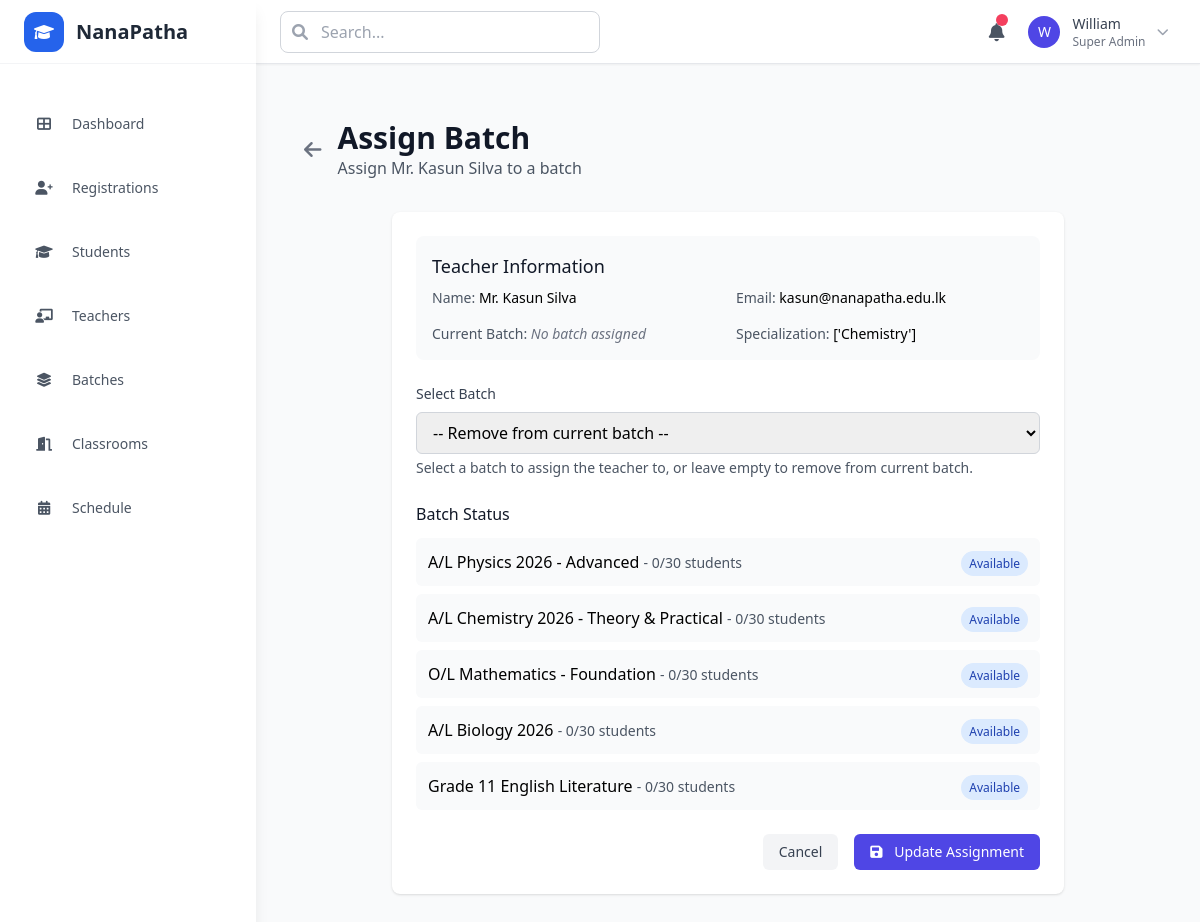
The app's page /admin/teachers/2/assign-batch with its own data.
### models.py (models this page shows)
class User(db.Model):
    __tablename__ = 'users'
    id = db.Column(db.Integer, primary_key=True)
    name = db.Column(db.String(255), nullable=False)
    email = db.Column(db.String(255), unique=True, nullable=False)
    phone = db.Column(db.String(20))
    password_hash = db.Column(db.String(255))
    temp_password = db.Column(db.String(255))
    role = db.Column(db.Enum('student', 'teacher', 'admin', name='user_roles'), nullable=False)
    status = db.Column(db.Enum('pending', 'active', 'inactive', name='user_status'), default='pending')
    created_at = db.Column(db.DateTime, default=datetime.utcnow)
    updated_at = db.Column(db.DateTime, default=datetime.utcnow, onupdate=datetime.utcnow)
    student_profile = db.relationship('StudentProfile', backref='user', uselist=False, cascade='all, delete-orphan')
    teacher_profile = db.relationship('TeacherProfile', backref='user', uselist=False, cascade='all, delete-orphan')

class TeacherProfile(db.Model):
    __tablename__ = 'teacher_profiles'
    id = db.Column(db.Integer, primary_key=True)
    user_id = db.Column(db.Integer, db.ForeignKey('users.id'), nullable=False)
    subjects = db.Column(db.JSON)  # Store as JSON array
    contact_number = db.Column(db.String(20))
    bio = db.Column(db.Text)
    active_flag = db.Column(db.Boolean, default=True)

class Batch(db.Model):
    __tablename__ = 'batches'
    id = db.Column(db.Integer, primary_key=True)
    name = db.Column(db.String(255), nullable=False)
    grade = db.Column(db.String(10))
    subject = db.Column(db.String(100))
    capacity = db.Column(db.Integer, default=30)
    current_enrollment = db.Column(db.Integer, default=0)
    teacher_id = db.Column(db.Integer, db.ForeignKey('teacher_profiles.id'))
    teacher_name = db.Column(db.String(255))  # Simplified for prototype
    class_type = db.Column(db.Enum('online', 'physical', 'both', name='class_types'))
    start_date = db.Column(db.Date)
    end_date = db.Column(db.Date)
    is_active = db.Column(db.Boolean, default=True)
    notes = db.Column(db.Text)
    created_at = db.Column(db.DateTime, default=datetime.utcnow)
    teacher = db.relationship('TeacherProfile', backref='assigned_batches')

### app.py (the view)
@app.route('/admin/teachers/<int:teacher_id>/assign-batch')
def admin_teacher_assign_batch(teacher_id):
    teacher = TeacherProfile.query.get_or_404(teacher_id)
    batches = Batch.query.filter_by(is_active=True).all()
    return render_template('admin/teacher_assign_batch.html', teacher=teacher, batches=batches)

### templates/admin/teacher_assign_batch.html (shortened to what this page needs)
{% extends "base.html" %}
{% block content %}
<div class="container mx-auto px-6 py-8">
    <div class="flex items-center justify-between mb-8">
        <div class="flex items-center space-x-4">
            <a href="{{ url_for('admin_teachers') }}"
               class="text-gray-500 hover:text-gray-700">
                <i class="fas fa-arrow-left text-xl"></i>
            </a>
            <div>
                <h1 class="text-3xl font-bold text-gray-900">Assign Batch</h1>
                <p class="text-gray-600">Assign {{ teacher.user.name }} to a batch</p>
            </div>
        </div>
    </div>
    <div class="max-w-2xl mx-auto">
        <div class="bg-white rounded-lg shadow p-6">
            <div class="mb-6 p-4 bg-gray-50 rounded-lg">
                <h3 class="text-lg font-medium text-gray-900 mb-2">Teacher Information</h3>
                <div class="grid grid-cols-2 gap-4 text-sm">
                    <div>
                        <span class="text-gray-600">Name:</span>
                        <span class="font-medium">{{ teacher.user.name }}</span>
                    </div>
                    <div>
                        <span class="text-gray-600">Email:</span>
                        <span class="font-medium">{{ teacher.user.email }}</span>
                    </div>
                    <div>
                        <span class="text-gray-600">Current Batch:</span>
                        {% for batch in batches %}
                            {% if batch.teacher_id == teacher.id %}
                                {% set current_batch = batch %}
                            {% endif %}
                        {% endfor %}
                        {% if current_batch %}
                            <span class="font-medium text-brand">{{ current_batch.name }}</span>
                        {% else %}
                            <span class="text-gray-500 italic">No batch assigned</span>
                        {% endif %}
                    </div>
                    <div>
                        <span class="text-gray-600">Specialization:</span>
                        {% if teacher.subjects %}
                            <span class="font-medium">{{ teacher.subjects[:50] }}{% if teacher.subjects|length > 50 %}...{% endif %}</span>
                        {% else %}
                            <span class="text-gray-500 italic">Not specified</span>
                        {% endif %}
                    </div>
                </div>
            </div>
            <form method="POST">
                <div class="mb-6">
                    <label for="batch_id" class="block text-sm font-medium text-gray-700 mb-2">
                        Select Batch
                    </label>
                    <select id="batch_id" name="batch_id"
                            class="w-full px-3 py-2 border border-gray-300 rounded-md focus:ring-2 focus:ring-brand focus:border-transparent">
                        <option value="">-- Remove from current batch --</option>
                    </select>
                    <p class="text-sm text-gray-600 mt-1">
                        Select a batch to assign the teacher to, or leave empty to remove from current batch.
                    </p>
                </div>
                <div class="mb-6">
                    <h4 class="text-md font-medium text-gray-900 mb-3">Batch Status</h4>
                    <div class="space-y-2">
                        {% for batch in batches %}
                            <div class="flex items-center justify-between p-3 bg-gray-50 rounded-md">
                                <div>
                                    <span class="font-medium">{{ batch.name }}</span>
                                    <span class="text-sm text-gray-600">
                                        - {{ batch.current_enrollment }}/{{ batch.capacity }} students
                                    </span>
                                </div>
                                <div class="text-right">
                                    {% if batch.teacher %}
                                        {% if batch.teacher.id == teacher.id %}
                                            <span class="text-xs bg-green-100 text-green-800 px-2 py-1 rounded-full">
                                                Currently Assigned
                                            </span>
                                        {% else %}
                                            <span class="text-xs bg-red-100 text-red-800 px-2 py-1 rounded-full">
                                                {{ batch.teacher.user.name }}
                                            </span>
                                        {% endif %}
                                    {% else %}
                                        <span class="text-xs bg-blue-100 text-blue-800 px-2 py-1 rounded-full">
                                            Available
                                        </span>
                                    {% endif %}
                                </div>
                            </div>
                        {% endfor %}
                    </div>
                </div>
                <div class="flex items-center justify-end space-x-4">
                    <a href="{{ url_for('admin_teachers') }}"
                       class="px-4 py-2 text-sm font-medium text-gray-700 bg-gray-100 rounded-md hover:bg-gray-200 transition-colors duration-150">
                        Cancel
                    </a>
                    <button type="submit"
                            class="px-4 py-2 text-sm font-medium text-white bg-brand rounded-md hover:bg-brand-700 transition-colors duration-150">
                        <i class="fas fa-save mr-2"></i>
                        Update Assignment
                    </button>
                </div>
            </form>
        </div>
    </div>
</div>
{% endblock %}

### records on screen
User: user.name "Mr. Kasun Silva", user.email "kasun@nanapatha.edu.lk"
TeacherProfile: subjects "['Chemistry']"
Batch: name "A/L Physics 2026 - Advanced", current_enrollment "0", capacity "30"
Batch: name "A/L Chemistry 2026 - Theory & Practical", current_enrollment "0", capacity "30"
Batch: name "O/L Mathematics - Foundation", current_enrollment "0", capacity "30"
Batch: name "A/L Biology 2026", current_enrollment "0", capacity "30"
Batch: name "Grade 11 English Literature", current_enrollment "0", capacity "30"
